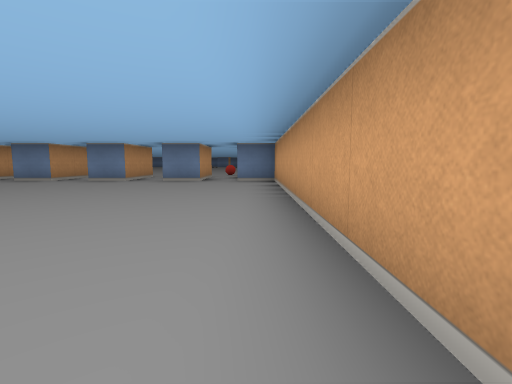
[1] (above)

17 first-person views from a walk through a cub3D maze. The camera is about half as high as the walls, tilts 6° down and sees 85° across. The floor is counted in squares. Each view is taken from the middle of a square. On the plan, view 1 faces up. The plan holds only what a view shows up to about 9 squares ahead; the rest is blank.

[2]
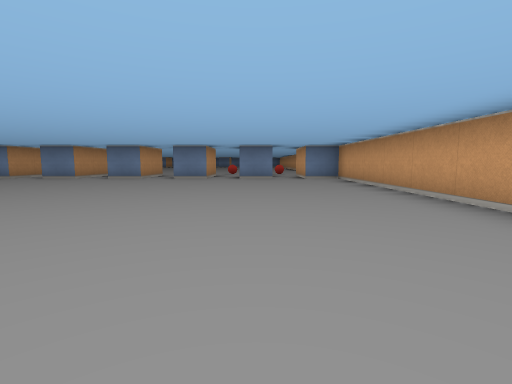

[3]
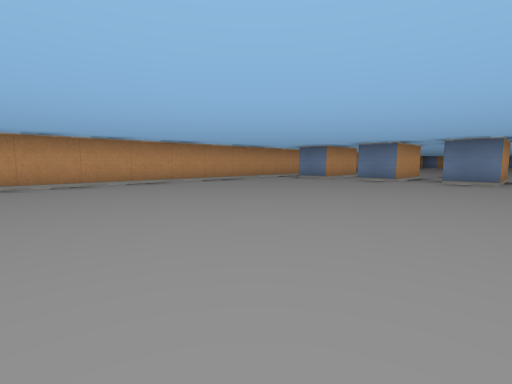

[4]
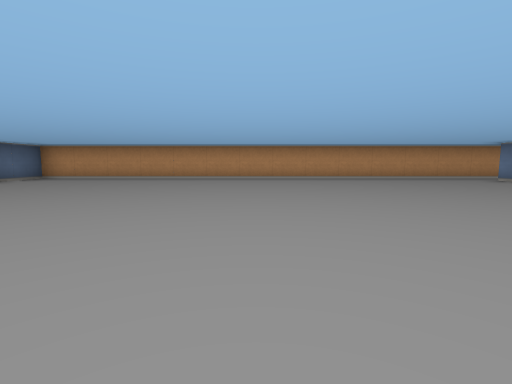

[5]
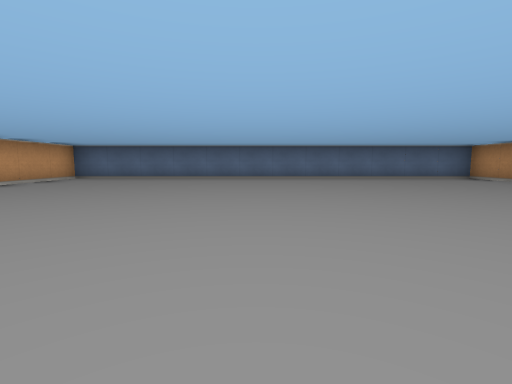

[6]
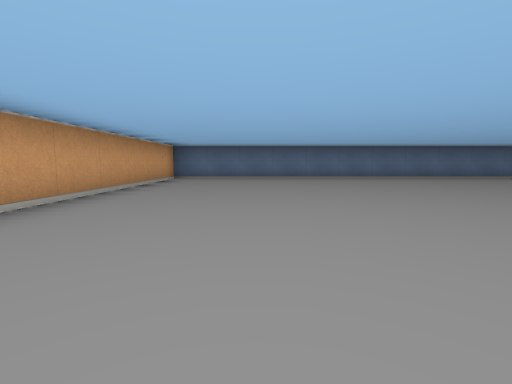

[7]
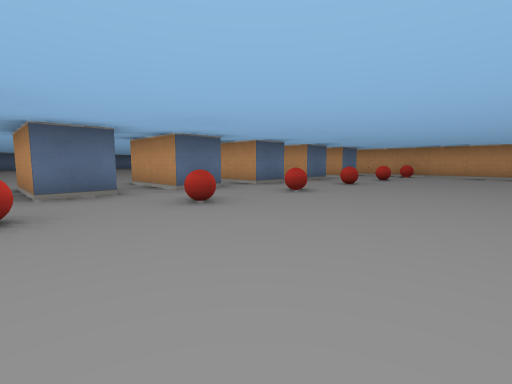

[8]
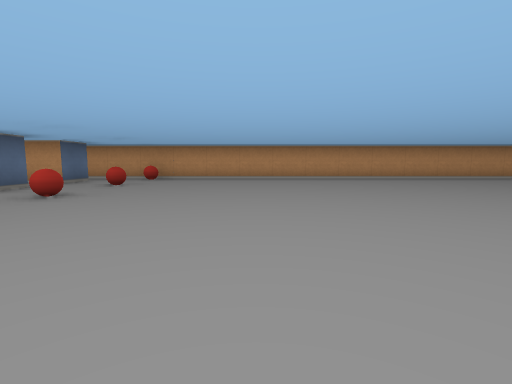

[9]
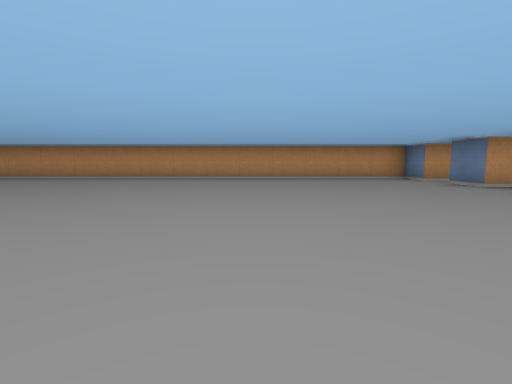

[10]
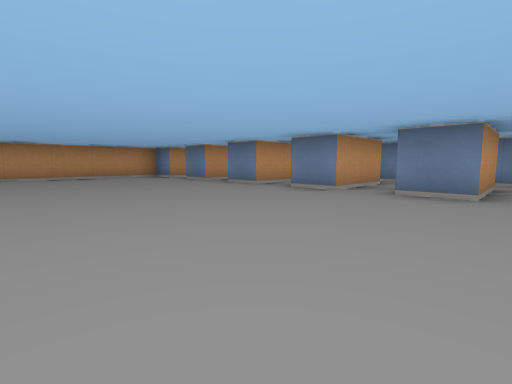

[11]
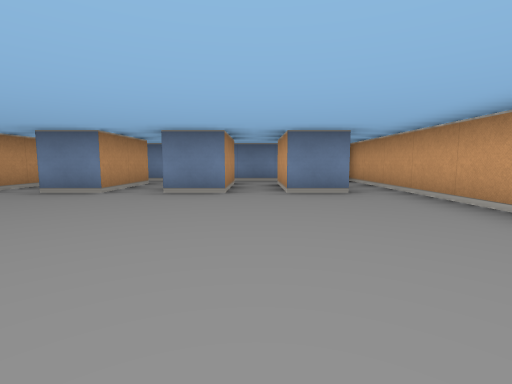

[12]
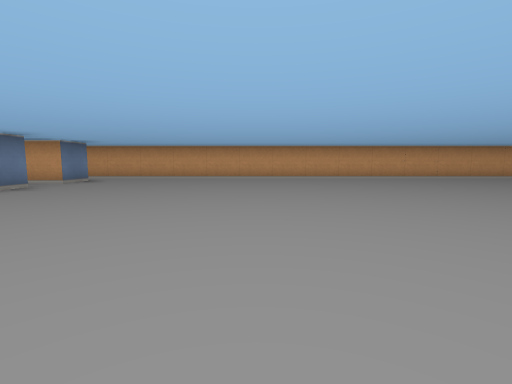

[13]
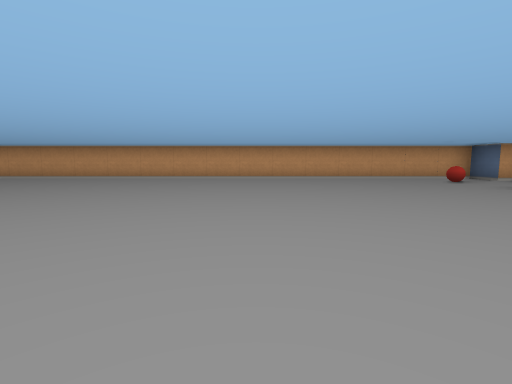

[14]
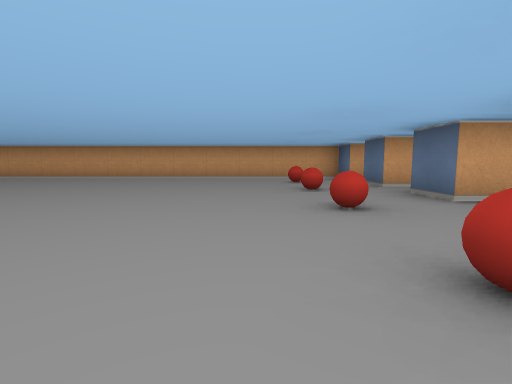

[15]
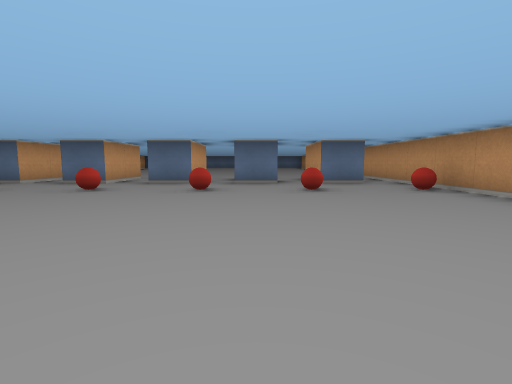

[16]
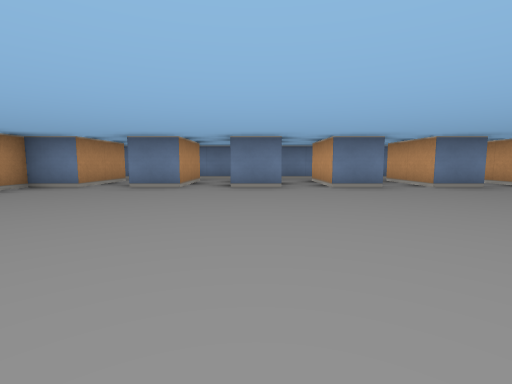

[17]
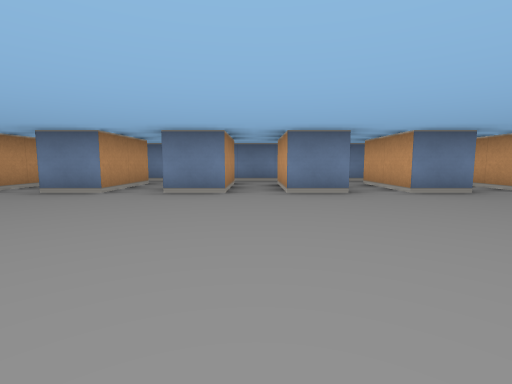

### Floor plan
Ten units are one square. View 1 is at (0, 0); x grows to the right and y downward. Boxes are objects, and circles mark ways between rooms. Rooms are numbered by the first view taken in them; rooms with no view inside come last. Other rooms are left out.
<svg viewBox="-120 -290 130 350">
<path fill="none" stroke="#000" d="M-55 -75 -65 -75M-75 -75 -85 -75M-35 -75 -45 -75M-95 -75 -105 -75M-15 -75 -25 -75M-115 -75 -115 55 5 55 5 -75 -5 -75M-86 -95 -75 -95 -75 -75M-45 -255 -55 -255 -55 -275M-106 -95 -95 -95 -95 -75M-25 -255 -35 -255M-65 -75 -65 -95 -55 -95 -55 -75M-45 -75 -45 -95 -35 -95 -35 -75M-25 -80 -25 -95 -15 -95 -15 -75M-4 -255 -15 -255M-65 -275 -65 -255 -75 -255M-85 -275 -85 -255 -95 -255M-5 -75 -5 -95 5 -95 5 -255M-105 -275 -105 -255 -115 -255 -115 -75M-25 -275 -25 -255M-15 -255 -15 -274M-14 -285 -34 -285M-45 -276 -45 -255M-35 -255 -35 -275M-34 -285 -54 -285M5 -255 5 -285M-74 -285 -89 -285"/>
<rect x="-115" y="-115" width="10" height="10" fill="#bbb"><title>ball</title></rect>
<rect x="-95" y="-115" width="10" height="10" fill="#bbb"><title>ball</title></rect>
<rect x="-75" y="-115" width="10" height="10" fill="#bbb"><title>ball</title></rect>
<rect x="-55" y="-115" width="10" height="10" fill="#bbb"><title>ball</title></rect>
<rect x="-35" y="-115" width="10" height="10" fill="#bbb"><title>ball</title></rect>
<rect x="-15" y="-115" width="10" height="10" fill="#bbb"><title>ball</title></rect>
<circle cx="-10" cy="-85" r="3" fill="#2a7"/>
<circle cx="-110" cy="-85" r="3" fill="#2a7"/>
<circle cx="-30" cy="-85" r="3" fill="#2a7"/>
<circle cx="-50" cy="-85" r="3" fill="#2a7"/>
<circle cx="-70" cy="-85" r="3" fill="#2a7"/>
<circle cx="-90" cy="-85" r="3" fill="#2a7"/>
<circle cx="-20" cy="-265" r="3" fill="#2a7"/>
<circle cx="-40" cy="-265" r="3" fill="#2a7"/>
<circle cx="0" cy="-265" r="3" fill="#2a7"/>
<circle cx="-80" cy="-265" r="3" fill="#2a7"/>
<circle cx="-30" cy="-280" r="3" fill="#2a7"/>
<circle cx="-10" cy="-280" r="3" fill="#2a7"/>
<text x="-60" y="-10">1</text>
<text x="-60" y="-170">2</text>
<text x="-20" y="-270">3</text>
<text x="-40" y="-270">4</text>
<text x="0" y="-270">5</text>
<text x="-90" y="-280">6</text>
</svg>
Room 1 opens to room 2. Room 2 opens to room 3. Room 2 opens to room 4. Room 2 opens to room 5. Room 2 opens to room 6. Room 3 opens to room 4. Room 3 opens to room 5.

Where each view was taken, in squares from view 1:
view 1: 0 up, 0 right, facing up
view 2: 1 down, 2 left, facing up
view 3: 0 up, 5 left, facing up-left
view 4: 1 up, 3 left, facing left
view 5: 3 up, 5 left, facing down
view 6: 3 up, 2 left, facing down
view 7: 14 up, 1 left, facing down-left
view 8: 14 up, 3 left, facing left
view 9: 21 up, 3 left, facing left
view 10: 21 up, 2 left, facing up-left
view 11: 21 up, 2 left, facing up
view 12: 21 up, 8 left, facing right
view 13: 16 up, 8 left, facing right
view 14: 12 up, 8 left, facing right
view 15: 16 up, 8 left, facing down
view 16: 20 up, 7 left, facing up
view 17: 21 up, 6 left, facing up
